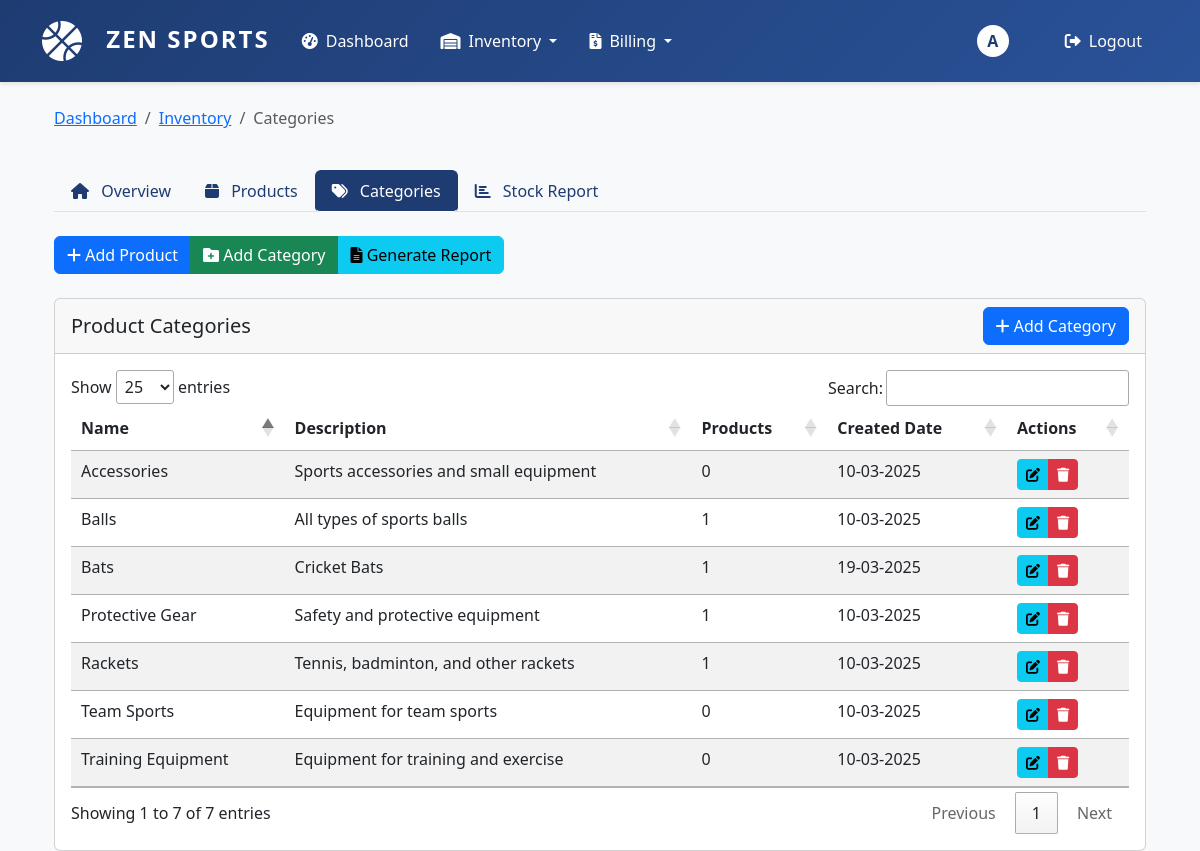
Screenshot of /inventory/categories/ (signed in) with the database file from the repository.
### inventory/models.py (models this page shows, shortened)
class Category(models.Model):
    name = models.CharField(max_length=100, unique=True)
    description = models.TextField(blank=True)
    created_at = models.DateTimeField(auto_now_add=True)
    updated_at = models.DateTimeField(auto_now=True)
    class Meta:
        verbose_name_plural = "Categories"
        ordering = ['name']

### inventory/views.py (the view)
# urls.py: path('categories/', views.category_list, name='category_list'),
@login_required
def category_list(request):
    categories = Category.objects.all().order_by('name')
    return render(request, 'inventory/category_list.html', {'categories': categories})

### templates/inventory/category_list.html (shortened to what this page needs)
{% extends 'inventory/base_inventory.html' %}
{% block breadcrumb %}
<li class="breadcrumb-item active">Categories</li>
{% endblock %}
{% block inventory_content %}
<div class="card">
    <div class="card-header d-flex justify-content-between align-items-center">
        <h5 class="mb-0">Product Categories</h5>
        <button type="button" class="btn btn-primary" data-bs-toggle="modal" data-bs-target="#addCategoryModal">
            <i class="fas fa-plus"></i> Add Category
        </button>
    </div>
    <div class="card-body">
        <div class="table-responsive">
            <table class="table table-striped" id="categoriesTable">
                <thead>
                    <tr>
                        <th>Name</th>
                        <th>Description</th>
                        <th>Products</th>
                        <th>Created Date</th>
                        <th>Actions</th>
                    </tr>
                </thead>
                <tbody>
                    {% for category in categories %}
                    <tr>
                        <td>{{ category.name }}</td>
                        <td>{{ category.description }}</td>
                        <td>{{ category.product_set.count }}</td>
                        <td>{{ category.created_at|date:"d-m-Y" }}</td>
                        <td>
                            <div class="btn-group" role="group">
                                <button type="button" class="btn btn-sm btn-info" onclick="editCategory('{{ category.id }}', '{{ category.name }}', '{{ category.description }}')">
                                    <i class="fas fa-edit"></i>
                                </button>
                                <button type="button" class="btn btn-sm btn-danger" onclick="confirmDelete('{{ category.id }}')">
                                    <i class="fas fa-trash"></i>
                                </button>
                            </div>
                        </td>
                    </tr>
                    {% endfor %}
                </tbody>
            </table>
        </div>
    </div>
</div>
{% endblock %}

### templates/base.html (shortened to what this page needs)
<!DOCTYPE html>
{% load static %}
<html lang="en">
<head>
    <link href="https://cdn.jsdelivr.net/npm/bootstrap@5.3.0/dist/css/bootstrap.min.css" rel="stylesheet">
    <link href="https://cdnjs.cloudflare.com/ajax/libs/font-awesome/6.0.0/css/all.min.css" rel="stylesheet">
    <link rel="stylesheet" href="https://cdn.datatables.net/1.13.6/css/jquery.dataTables.min.css">
</head>
<body>
    <nav class="navbar navbar-expand-lg">
        <div class="container">
            <a class="navbar-brand" href="{% if user.is_authenticated %}{% url 'dashboard' %}{% else %}#{% endif %}">
                <i class="fas fa-basketball-ball" style="font-size:2.5rem; color:white; vertical-align:middle;"></i>
                <span style="font-weight:bold; font-size:1.5rem; color:white; margin-left:10px; letter-spacing:2px;">ZEN SPORTS</span>
            </a>
            {% if user.is_authenticated %}
            <div class="collapse navbar-collapse" id="navbarNav">
                <ul class="navbar-nav me-auto">
                    <li class="nav-item">
                        <a class="nav-link {% if request.resolver_match.url_name == 'dashboard' %}active{% endif %}" href="{% url 'dashboard' %}">
                            <i class="fas fa-tachometer-alt"></i>Dashboard
                        </a>
                    </li>
                    <li class="nav-item dropdown">
                        <a class="nav-link dropdown-toggle" href="#" id="inventoryDropdown" role="button" data-bs-toggle="dropdown">
                            <i class="fas fa-warehouse"></i>Inventory
                        </a>
                    </li>
                    <li class="nav-item dropdown">
                        <a class="nav-link dropdown-toggle" href="#" id="billingDropdown" role="button" data-bs-toggle="dropdown">
                            <i class="fas fa-file-invoice-dollar"></i>Billing
                        </a>
                    </li>
                </ul>
                <div class="user-menu">
                    <a href="{% url 'users:profile' %}" class="nav-link p-0">
                        <span class="user-avatar">{{ request.user.username|first|upper }}</span>
                    </a>
                    <a class="nav-link" href="{% url 'logout' %}">
                        <i class="fas fa-sign-out-alt"></i>Logout
                    </a>
                </div>
            </div>
            {% endif %}
        </div>
    </nav>
    <div class="container mt-4">
        {% block content %}{% endblock %}
    </div>
</body>
</html>

### templates/base.html (style rules this page uses)
:root { --primary-color: #1e3c72; --secondary-color: #2a5298; }
body { background-color: #f8f9fa; }
.navbar { background: linear-gradient(135deg, var(--primary-color) 0%, var(--secondary-color) 100%); padding: 1rem 0; box-shadow: 0 2px 4px rgba(0, 0, 0, 0.1); }
.navbar-brand { color: white !important; font-weight: bold; font-size: 1.5rem; }
.navbar-brand i { margin-right: 0.5rem; }
.nav-link { color: #fff !important; padding: 0.5rem 1rem !important; border-radius: 5px; transition: all 0.3s ease; }
.nav-link i { margin-right: 0.5rem; }
.user-menu { display: flex; align-items: center; gap: 1rem; }
.user-menu .nav-link { display: flex; align-items: center; }
.user-avatar { width: 32px; height: 32px; border-radius: 50%; background-color: white; display: flex; align-items: center; justify-content: center; color: var(--primary-color); font-weight: bold; margin-right: 0.5rem; transition: all 0.3s ease; cursor: pointer; }

### rows the page displays
Category: name "Accessories", description "Sports accessories and small equipment", product_set.count "0", created_at "10-03-2025"
Category: name "Balls", description "All types of sports balls", product_set.count "1", created_at "10-03-2025"
Category: name "Bats", description "Cricket Bats", product_set.count "1", created_at "19-03-2025"
Category: name "Protective Gear", description "Safety and protective equipment", product_set.count "1", created_at "10-03-2025"
Category: name "Rackets", description "Tennis, badminton, and other rackets", product_set.count "1", created_at "10-03-2025"
Category: name "Team Sports", description "Equipment for team sports", product_set.count "0", created_at "10-03-2025"
Category: name "Training Equipment", description "Equipment for training and exercise", product_set.count "0", created_at "10-03-2025"

### other values shown
{{ request.user.username|first|upper }} "A"
